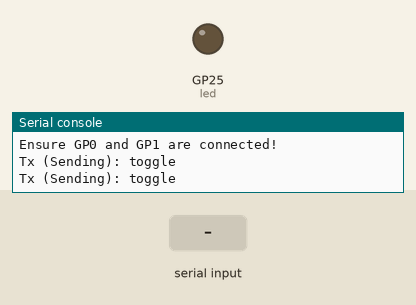
A program run on a simulated Raspberry Pi Pico running MicroPython. Shown: output pins drawn as LEDs (lit = HIGH), the last lines printed to the serial console. Inputs (shaded band) come from the test bench.

Above: at 1.2 s.
1.3 s: "on\n" received over the second serial link
At 3.2 s:
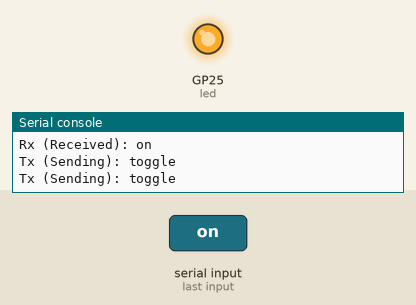
3.5 s: "off\n" received over the second serial link
At 4.8 s:
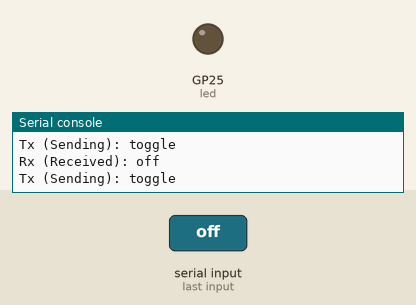
5.5 s: "toggle\n" received over the second serial link
At 6.4 s:
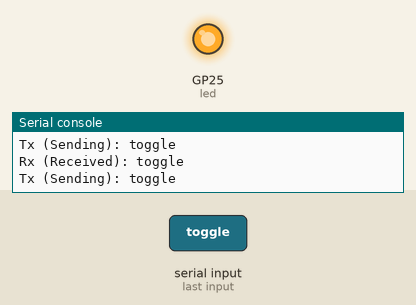
Timing chart, 0 to 8.5 s (numbered marks = the images above; inputs shaded):
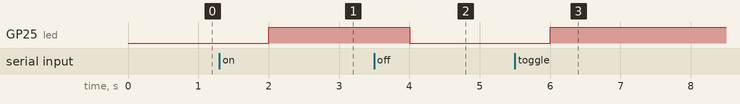

The program:

UART.py
```python
"""
UART LOOPBACK TEST FOR PICO W
-----------------------------
HARDWARE CONNECTIONS:
1. Connect GP0 (Pin 1) directly to GP1 (Pin 2) with a wire.
   (This creates a loop: TX -> RX)

HOW TO TEST:
1. Run this script in Thonny.
2. Watch the 'Shell' window at the bottom.
3. Watch the physical LED on the Pico W.
"""

from machine import UART, Pin
import time

# --- CONFIGURATION ---
# UART0: TX=GP0 (Pin 1), RX=GP1 (Pin 2)
uart = UART(0, baudrate=9600, tx=Pin(0), rx=Pin(1))

# LED: 'LED' for Pico W, 25 for standard Pico
led = Pin("LED", Pin.OUT)

print("SYSTEM READY: UART Loopback Test Started...")
print("Ensure GP0 and GP1 are connected!")

def process_command(command_bytes):
    """Decodes data and controls LED"""
    try:
        # specific fix: ignore empty commands caused by rapid reading
        cmd = command_bytes.decode('utf-8').strip().lower()
        if not cmd: return
    except:
        return

    print(f"Rx (Received): {cmd}")

    if cmd == "on":
        led.value(1)
    elif cmd == "off":
        led.value(0)
    elif cmd == "toggle":
        led.toggle()
    else:
        print(f"Error: Unknown '{cmd}'")

# --- MAIN LOOP ---
while True:
    # 1. READ: Check if we received our own message
    if uart.any() > 0:
        data = uart.read()
        process_command(data)

    # 2. WRITE: Send a command to ourselves (Loopback)
    # We send 'toggle' so you can see the LED blink continuously
    print("Tx (Sending): toggle")
    uart.write("toggle\n")

    time.sleep(1.0) # Wait 1 second
```

Measured:
- after the input at 1.3 s, GP25 (led): LOW → HIGH after 0.70 s
- after the input at 3.5 s, GP25 (led): HIGH → LOW after 0.50 s
- after the input at 5.5 s, GP25 (led): LOW → HIGH after 0.50 s
